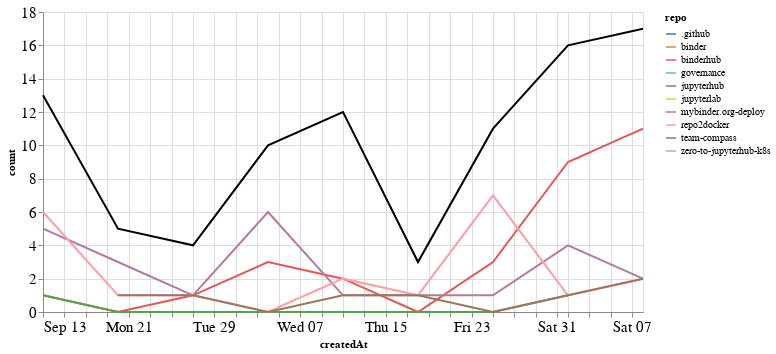

Write notebook code for a chart like this one.
### Markdown cell above
## Comments

### Code cell
comments_time = comments.groupby('repo').resample('W', on='createdAt').count()['author'].reset_index()
comments_time = comments_time.rename(columns={'author': 'count'})
comments_time_total = comments_time.groupby('createdAt').agg({"count": "sum"}).reset_index()
ch1 = alt.Chart(comments_time, width=600).mark_line().encode(
    x='createdAt',
    y='count',
    color='repo',
    tooltip="repo"
)

ch2 = alt.Chart(comments_time_total, width=600).mark_line(color="black").encode(
    x='createdAt',
    y='count',
)

ch1 + ch2

### Figure 1 — Vega-Lite specification as saved in the notebook (floating-point values rounded to 4 significant figures)
{"config": {"axisLeft": {"labelFontSize": 15}, "axisBottom": {"labelFontSize": 15}}, "layer": [{"data": {"name": "data-1a8a65512288e1ddc297eb1b6e2c9e95"}, "mark": "line", "encoding": {"color": {"type": "nominal", "field": "repo"}, "tooltip": {"type": "nominal", "field": "repo"}, "x": {"type": "temporal", "field": "createdAt"}, "y": {"type": "quantitative", "field": "count"}}, "width": 600}, {"data": {"name": "data-e5bf24f87d5b4663d48d1600a85a74ca"}, "mark": {"type": "line", "color": "black"}, "encoding": {"x": {"type": "temporal", "field": "createdAt"}, "y": {"type": "quantitative", "field": "count"}}, "width": 600}], "$schema": "https://vega.github.io/schema/vega-lite/v4.8.1.json", "datasets": {"data-1a8a65512288e1ddc297eb1b6e2c9e95": [{"repo": ".github", "createdAt": "2020-10-04T00:00:00", "count": 1}, {"repo": "binder", "createdAt": "2020-10-11T00:00:00", "count": 2}, {"repo": "binderhub", "createdAt": "2020-09-13T00:00:00", "count": 1}, {"repo": "binderhub", "createdAt": "2020-09-20T00:00:00", "count": 0}, {"repo": "binderhub", "createdAt": "2020-09-27T00:00:00", "count": 1}, {"repo": "binderhub", "createdAt": "2020-10-04T00:00:00", "count": 3}, {"repo": "binderhub", "createdAt": "2020-10-11T00:00:00", "count": 2}, {"repo": "binderhub", "createdAt": "2020-10-18T00:00:00", "count": 0}, {"repo": "binderhub", "createdAt": "2020-10-25T00:00:00", "count": 3}, {"repo": "binderhub", "createdAt": "2020-11-01T00:00:00", "count": 9}, {"repo": "binderhub", "createdAt": "2020-11-08T00:00:00", "count": 11}, {"repo": "governance", "createdAt": "2020-10-11T00:00:00", "count": 1}, {"repo": "jupyterhub", "createdAt": "2020-09-13T00:00:00", "count": 1}, {"repo": "jupyterhub", "createdAt": "2020-09-20T00:00:00", "count": 0}, {"repo": "jupyterhub", "createdAt": "2020-09-27T00:00:00", "count": 0}, {"repo": "jupyterhub", "createdAt": "2020-10-04T00:00:00", "count": 0}, {"repo": "jupyterhub", "createdAt": "2020-10-11T00:00:00", "count": 0}, {"repo": "jupyterhub", "createdAt": "2020-10-18T00:00:00", "count": 0}, {"repo": "jupyterhub", "createdAt": "2020-10-25T00:00:00", "count": 0}, {"repo": "jupyterhub", "createdAt": "2020-11-01T00:00:00", "count": 1}, {"repo": "jupyterlab", "createdAt": "2020-10-11T00:00:00", "count": 1}, {"repo": "mybinder.org-deploy", "createdAt": "2020-09-13T00:00:00", "count": 5}, {"repo": "mybinder.org-deploy", "createdAt": "2020-09-20T00:00:00", "count": 3}, {"repo": "mybinder.org-deploy", "createdAt": "2020-09-27T00:00:00", "count": 1}, {"repo": "mybinder.org-deploy", "createdAt": "2020-10-04T00:00:00", "count": 6}, {"repo": "mybinder.org-deploy", "createdAt": "2020-10-11T00:00:00", "count": 1}, {"repo": "mybinder.org-deploy", "createdAt": "2020-10-18T00:00:00", "count": 1}, {"repo": "mybinder.org-deploy", "createdAt": "2020-10-25T00:00:00", "count": 1}, {"repo": "mybinder.org-deploy", "createdAt": "2020-11-01T00:00:00", "count": 4}, {"repo": "mybinder.org-deploy", "createdAt": "2020-11-08T00:00:00", "count": 2}, {"repo": "repo2docker", "createdAt": "2020-09-13T00:00:00", "count": 6}, {"repo": "repo2docker", "createdAt": "2020-09-20T00:00:00", "count": 1}, {"repo": "repo2docker", "createdAt": "2020-09-27T00:00:00", "count": 1}, {"repo": "repo2docker", "createdAt": "2020-10-04T00:00:00", "count": 0}, {"repo": "repo2docker", "createdAt": "2020-10-11T00:00:00", "count": 2}, {"repo": "repo2docker", "createdAt": "2020-10-18T00:00:00", "count": 1}, {"repo": "repo2docker", "createdAt": "2020-10-25T00:00:00", "count": 7}, {"repo": "repo2docker", "createdAt": "2020-11-01T00:00:00", "count": 1}, {"repo": "repo2docker", "createdAt": "2020-11-08T00:00:00", "count": 2}, {"repo": "team-compass", "createdAt": "2020-09-20T00:00:00", "count": 1}, {"repo": "team-compass", "createdAt": "2020-09-27T00:00:00", "count": 1}, {"repo": "team-compass", "createdAt": "2020-10-04T00:00:00", "count": 0}, {"repo": "team-compass", "createdAt": "2020-10-11T00:00:00", "count": 1}, {"repo": "team-compass", "createdAt": "2020-10-18T00:00:00", "count": 1}, {"repo": "team-compass", "createdAt": "2020-10-25T00:00:00", "count": 0}, {"repo": "team-compass", "createdAt": "2020-11-01T00:00:00", "count": 1}, {"repo": "team-compass", "createdAt": "2020-11-08T00:00:00", "count": 2}, {"repo": "zero-to-jupyterhub-k8s", "createdAt": "2020-10-11T00:00:00", "count": 2}], "data-e5bf24f87d5b4663d48d1600a85a74ca": [{"createdAt": "2020-09-13T00:00:00", "count": 13}, {"createdAt": "2020-09-20T00:00:00", "count": 5}, {"createdAt": "2020-09-27T00:00:00", "count": 4}, {"createdAt": "2020-10-04T00:00:00", "count": 10}, {"createdAt": "2020-10-11T00:00:00", "count": 12}, {"createdAt": "2020-10-18T00:00:00", "count": 3}, {"createdAt": "2020-10-25T00:00:00", "count": 11}, {"createdAt": "2020-11-01T00:00:00", "count": 16}, {"createdAt": "2020-11-08T00:00:00", "count": 17}]}}
